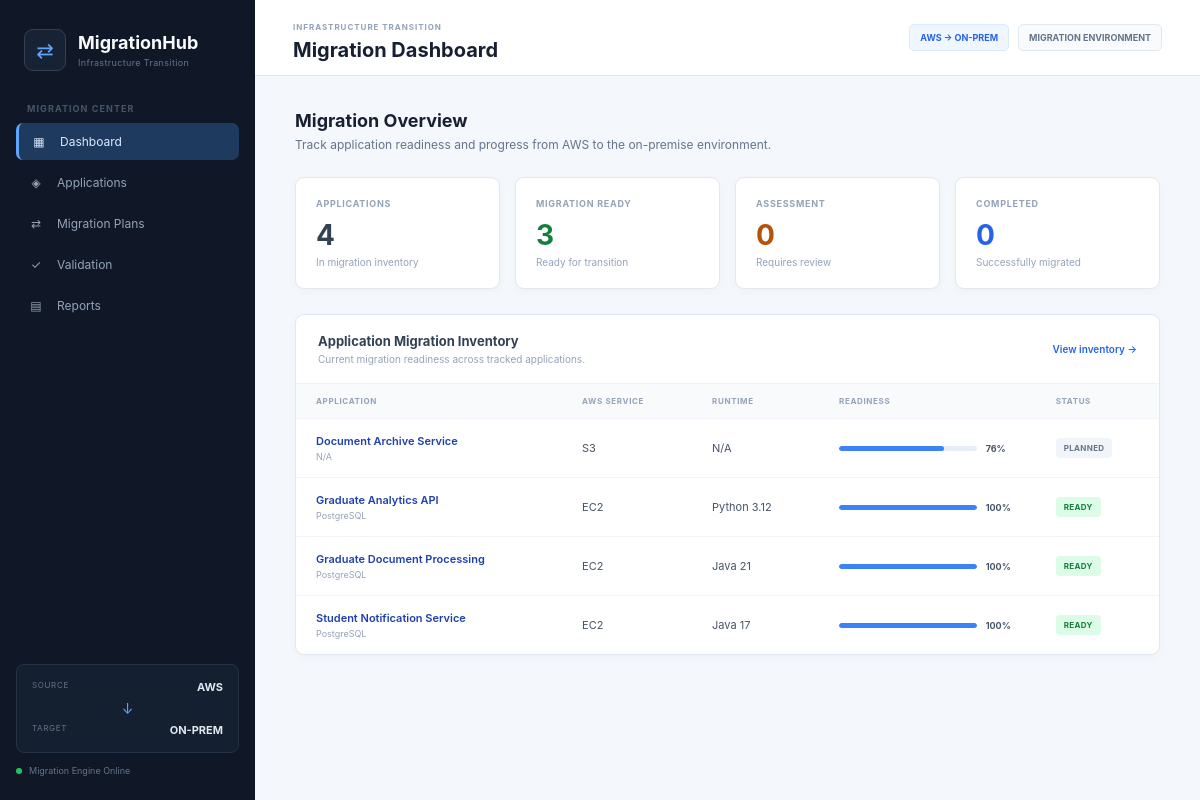
The page / on the database its author committed.
### models.py (models this page shows)
class Application(Base):
    __tablename__ = "applications"
    id = Column(
        Integer,
        primary_key=True,
        index=True
    )
    name = Column(
        String(200),
        nullable=False
    )
    description = Column(
        Text
    )
    source_environment = Column(
        String(100),
        default="AWS"
    )
    target_environment = Column(
        String(100),
        default="ON_PREM"
    )
    aws_service = Column(
        String(100)
    )
    runtime = Column(
        String(100)
    )
    database_type = Column(
        String(100)
    )
    migration_status = Column(
        String(50),
        default="PLANNED"
    )
    readiness_score = Column(
        Float,
        default=0
    )
    created_at = Column(
        DateTime,
        default=datetime.utcnow
    )
    updated_at = Column(
        DateTime,
        default=datetime.utcnow,
        onupdate=datetime.utcnow
    )

### app.py (the view)
@app.get(
    "/",
    response_class=HTMLResponse
)
def dashboard(
    request: Request,
    db: Session = Depends(get_db)
):
    applications = (
        db.query(Application)
        .order_by(
            Application.name
        )
        .all()
    )
    total_applications = (
        db.query(Application)
        .count()
    )
    ready_applications = (
        db.query(Application)
        .filter(
            Application.migration_status == "READY"
        )
        .count()
    )
    assessment_applications = (
        db.query(Application)
        .filter(
            Application.migration_status == "ASSESSMENT"
        )
        .count()
    )
    migrated_applications = (
        db.query(Application)
        .filter(
            Application.migration_status == "COMPLETED"
        )
        .count()
    )
    return templates.TemplateResponse(
        request=request,
        name="dashboard.html",
        context={
            "applications":
                applications,
            "total_applications":
                total_applications,
            "ready_applications":
                ready_applications,
            "assessment_applications":
                assessment_applications,
            "migrated_applications":
                migrated_applications
        }
    )

### templates/dashboard.html (shortened to what this page needs)
{% extends "base.html" %}
{% block page_title %}
Migration Dashboard
{% endblock %}
{% block content %}
<div class="page-intro">
    <div>
        <h3>
            Migration Overview
        </h3>
        <p>
            Track application readiness and progress
            from AWS to the on-premise environment.
        </p>
    </div>
</div>
<div class="summary-grid">
    <div class="summary-card">
        <span>
            APPLICATIONS
        </span>
        <strong>
            {{ total_applications }}
        </strong>
        <small>
            In migration inventory
        </small>
    </div>
    <div class="summary-card">
        <span>
            MIGRATION READY
        </span>
        <strong class="success">
            {{ ready_applications }}
        </strong>
        <small>
            Ready for transition
        </small>
    </div>
    <div class="summary-card">
        <span>
            ASSESSMENT
        </span>
        <strong class="warning">
            {{ assessment_applications }}
        </strong>
        <small>
            Requires review
        </small>
    </div>
    <div class="summary-card">
        <span>
            COMPLETED
        </span>
        <strong class="complete">
            {{ migrated_applications }}
        </strong>
        <small>
            Successfully migrated
        </small>
    </div>
</div>
<div class="panel">
    <div class="panel-header">
        <div>
            <h3>
                Application Migration Inventory
            </h3>
            <p>
                Current migration readiness across
                tracked applications.
            </p>
        </div>
        <a
            href="/applications"
            class="text-link"
        >
            View inventory →
        </a>
    </div>
    <div class="table-container">
        <table>
            <thead>
                <tr>
                    <th>
                        APPLICATION
                    </th>
                    <th>
                        AWS SERVICE
                    </th>
                    <th>
                        RUNTIME
                    </th>
                    <th>
                        READINESS
                    </th>
                    <th>
                        STATUS
                    </th>
                </tr>
            </thead>
            <tbody>
                {% for application in applications %}
                <tr>
                    <td>
                        <a
                            href="/applications/{{ application.id }}"
                            class="application-name"
                        >
                            {{ application.name }}
                        </a>
                        <small>
                            {{ application.database_type }}
                        </small>
                    </td>
                    <td>
                        {{ application.aws_service }}
                    </td>
                    <td>
                        {{ application.runtime }}
                    </td>
                    <td>
                        <div class="readiness">
                            <div class="progress">
                                <div
                                    class="progress-fill"
                                    style="width: {{ application.readiness_score }}%"
                                ></div>
                            </div>
                            <span>
                                {{ application.readiness_score|round|int }}%
                            </span>
                        </div>
                    </td>
                    <td>
                        {% if application.migration_status == "READY" %}
                            <span class="status ready">
                                READY
                            </span>
                        {% elif application.migration_status == "COMPLETED" %}
                            <span class="status completed">
                                COMPLETED
                            </span>
                        {% elif application.migration_status == "ASSESSMENT" %}
                            <span class="status assessment">
                                ASSESSMENT
                            </span>
                        {% elif application.migration_status == "REVIEW_REQUIRED" %}
                            <span class="status review">
                                REVIEW
                            </span>
                        {% else %}
                            <span class="status planned">
                                PLANNED
                            </span>
                        {% endif %}
                    </td>
                </tr>
                {% endfor %}
            </tbody>
        </table>
    </div>
</div>
{% endblock %}

### static/css/style.css (style rules this page uses)
* { box-sizing: border-box; }
body { margin: 0; font-family: Inter, "Segoe UI", Arial, sans-serif; background: #f4f7fb; color: #1e293b; }
a { color: inherit; }
.page-intro { margin-bottom: 25px; }
.page-intro h3 { margin: 0; font-size: 18px; color: #172033; }
.page-intro p { margin: 6px 0 0; color: #64748b; font-size: 12px; }
.summary-grid { display: grid; grid-template-columns: repeat(4, 1fr); gap: 15px; margin-bottom: 25px; }
.summary-card { background: white; border: 1px solid #e2e8f0; border-radius: 9px; padding: 20px; box-shadow: 0 2px 8px rgba(15, 23, 42, .03); }
.summary-card span { display: block; color: #94a3b8; font-size: 9px; font-weight: 700; letter-spacing: .08em; }
.summary-card strong { display: block; margin-top: 9px; font-size: 28px; color: #334155; }
.summary-card strong.success { color: #15803d; }
.summary-card strong.warning { color: #b45309; }
.summary-card strong.complete { color: #2563eb; }
.summary-card small { display: block; margin-top: 4px; color: #94a3b8; font-size: 10px; }
.panel { background: white; border: 1px solid #e2e8f0; border-radius: 9px; box-shadow: 0 2px 8px rgba(15, 23, 42, .03); overflow: hidden; }
.panel-header { padding: 18px 22px; border-bottom: 1px solid #eef2f7; display: flex; align-items: center; justify-content: space-between; }
.panel-header h3 { margin: 0; font-size: 13px; color: #334155; }
.panel-header p { margin: 4px 0 0; color: #94a3b8; font-size: 10px; }
.text-link { color: #2563eb; text-decoration: none; font-size: 10px; font-weight: 600; }
.table-container { overflow-x: auto; }
table { width: 100%; border-collapse: collapse; }
th { padding: 12px 20px; text-align: left; background: #f8fafc; color: #94a3b8; font-size: 8px; letter-spacing: .08em; font-weight: 700; }
td { padding: 15px 20px; border-top: 1px solid #f1f5f9; color: #475569; font-size: 11px; }
.application-name { display: block; color: #1e40af; font-weight: 600; text-decoration: none; }
td small { display: block; margin-top: 3px; color: #94a3b8; font-size: 9px; }
.readiness { display: flex; align-items: center; gap: 9px; min-width: 130px; }
.progress { height: 5px; background: #e8eef5; border-radius: 10px; overflow: hidden; flex: 1; }
.progress-fill { height: 100%; background: #3b82f6; border-radius: 10px; }
.readiness span { width: 30px; color: #475569; font-size: 9px; font-weight: 700; }
.status { display: inline-block; padding: 5px 8px; border-radius: 4px; font-size: 8px; font-weight: 700; letter-spacing: .04em; }
.status.ready { background: #dcfce7; color: #15803d; }
.status.planned { background: #f1f5f9; color: #64748b; }

### rows shown on the page
Application: name "Document Archive Service", database_type "N/A", aws_service "S3", runtime "N/A", readiness_score "76", migration_status "PLANNED"
Application: name "Graduate Analytics API", database_type "PostgreSQL", aws_service "EC2", runtime "Python 3.12", readiness_score "100", migration_status "READY"
Application: name "Graduate Document Processing", database_type "PostgreSQL", aws_service "EC2", runtime "Java 21", readiness_score "100", migration_status "READY"
Application: name "Student Notification Service", database_type "PostgreSQL", aws_service "EC2", runtime "Java 17", readiness_score "100", migration_status "READY"

### other values the page prints
{{ total_applications }} "4"
{{ ready_applications }} "3"
{{ assessment_applications }} "0"
{{ migrated_applications }} "0"
